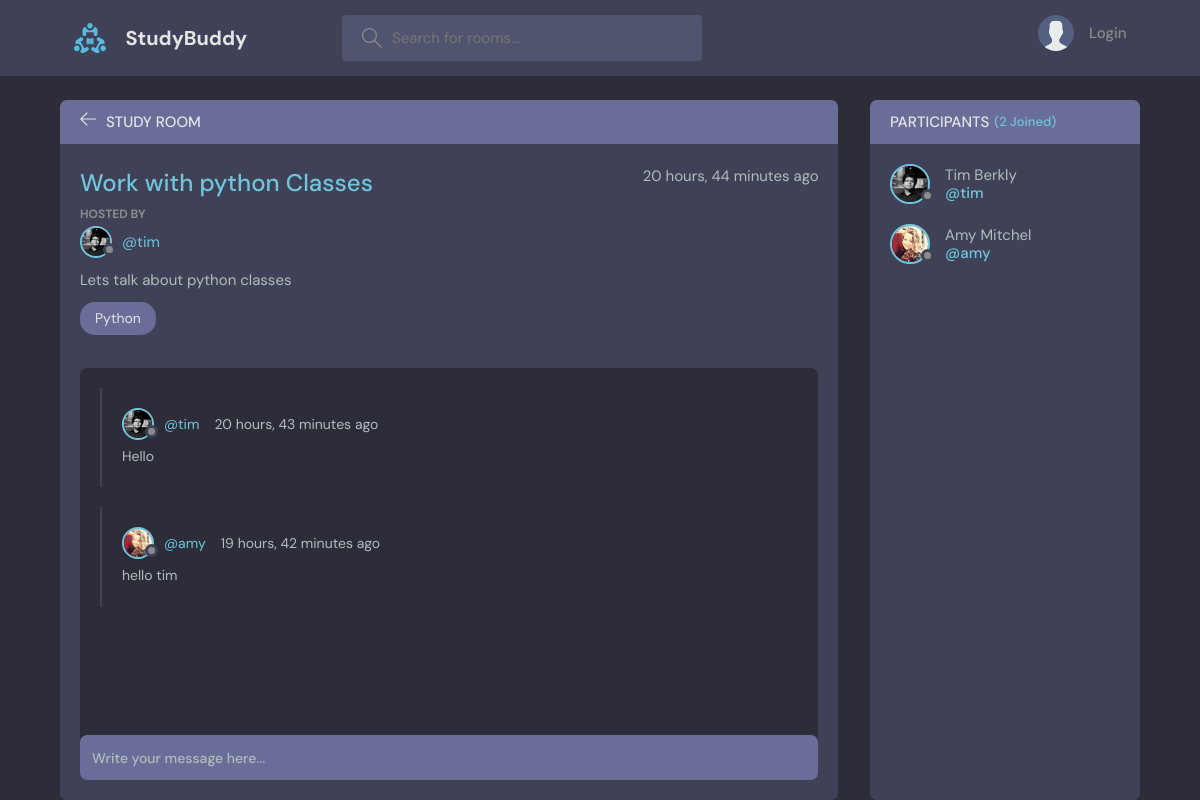
The page /rooms/2 on the database its author committed.
### Chat/models.py (models this page shows, shortened)
class Rooms(models.Model):
    topic = models.ForeignKey(Topics, on_delete=models.SET_NULL, null=True)
    host = models.ForeignKey(User, on_delete=models.SET_NULL, null=True)
    name = models.CharField(max_length=100, unique=True)
    description = models.TextField(null=True, blank=True)
    participants = models.ManyToManyField(User, related_name="participants", blank=True)
    created_at = models.DateTimeField(auto_now_add=True)
    updated_at = models.DateTimeField(auto_now=True)

class User(AbstractUser):
    name = models.CharField(max_length=200, blank=True)
    email = models.EmailField(max_length=254, unique=True)
    bio = models.TextField(null=True, blank=True)
    avatar = models.ImageField(null=True, blank=True, default="avatar.svg")
    USERNAME_FIELD = "email"
    REQUIRED_FIELDS = []

class Topics(models.Model):
    name = models.CharField(max_length=100, unique=True)
    def __str__(self):
        return self.name

class Message(models.Model):
    room = models.ForeignKey(Rooms, on_delete=models.CASCADE)
    user = models.ForeignKey(User, on_delete=models.CASCADE)
    content = models.TextField()
    created_at = models.DateTimeField(auto_now_add=True)
    updated_at = models.DateTimeField(auto_now=True)

### Chat/views.py (the view, shortened to what this page needs)
# urls.py: path("rooms/<str:id>", views.singleRoomView, name="room"),
def singleRoomView(request, id):
    room = Rooms.objects.get(id=id)
    room_messages = room.message_set.all().order_by("created_at")
    room_participants = room.participants.all()
    return render(
        request,
        "chat/single_room.html",
        {
            "room": room,
            "room_messages": room_messages,
            "room_participants": room_participants,
        },
    )

### Chat/templates/chat/single_room.html (shortened to what this page needs)
{% extends 'base.html' %}
{% block content %}
  <main class="profile-page layout layout--2">
    <div class="container">
      <div class="room">
        <div class="room__top">
          <div class="room__topLeft">
            <a href={% url 'home' %}>
              <svg version="1.1" xmlns="http://www.w3.org/2000/svg" width="32" height="32" viewBox="0 0 32 32">
                <title>arrow-left</title>
                <path
                  d="M13.723 2.286l-13.723 13.714 13.719 13.714 1.616-1.611-10.96-10.96h27.625v-2.286h-27.625l10.965-10.965-1.616-1.607z"
                ></path>
              </svg>
            <h3>Study Room</h3>
          </div>
        </div>
        <div class="room__box scroll">
          <div class="room__header scroll">
            <div class="room__info">
              <h3>{{room.name}}</h3>
              <span>{{room.created_at | timesince }} ago</span>
            </div>
            <div class="room__hosted">
              <p>Hosted By</p>
              <a href='{% url "profile" room.host.id %}' class="room__author">
                <div class="avatar avatar--small">
                  <img src="{{room.host.avatar.url}}" />
                </div>
                <span>@{{ room.host.username }}</span>
              </a>
            </div>
            <div class="room__details">
              {{room.description}}
            </div>
            <span class="room__topics">{{room.topic}}</span>
          </div>
          <div class="room__conversation">
            <div class="threads scroll">
              {% for message in room_messages %}
                <div class="thread">
                  <div class="thread__top">
                    <div class="thread__author">
                      <a href='{% url "profile" message.user.id %}' class="thread__authorInfo">
                        <div class="avatar avatar--small">
                          <img src="{{message.user.avatar.url}}" />
                        </div>
                        <span>@{{message.user.username}}</span>
                      </a>
                      <span class="thread__date">{{message.created_at | timesince }} ago</span>
                    </div>
                  </div>
                  <div class="thread__details">
                    {{message.content}}
                  </div>
                </div>
              {% endfor %}
            </div>
          </div>
        </div>
        <div class="room__message">
          <form method="POST" action="#">
            <input name="content" type="text" placeholder="Write your message here..." />
          </form>
        </div>
      </div>
      <div class="participants">
        <h3 class="participants__top">Participants <span>({{ room_participants.count }} Joined)</span></h3>
        <div class="participants__list scroll">
          {% for participant in room_participants %}
            <a href="{% url 'profile' participant.id %}"
               class="participant">
              <div class="avatar avatar--medium">
                <img src="{{ participant.avatar.url }}" />
              </div>
              <p>
                {{ participant.name }}
                <span>@{{ participant.username }}</span>
              </p>
            </a>
          {% endfor %}
        </div>
      </div>
    </div>
  </main>
{% endblock %}

### rows shown on the page
Rooms: name "Work with python Classes", created_at "20 hours, 44 minutes", host.avatar (picture), host.username "tim", description "Lets talk about python classes", topic "Python"
Message: user.avatar (picture), user.username "tim", created_at "20 hours, 43 minutes", content "Hello"
Message: user.avatar (picture), user.username "amy", created_at "19 hours, 42 minutes", content "hello tim"
User: avatar (picture), name "Tim Berkly", username "tim"
User: avatar (picture), name "Amy Mitchel", username "amy"

### other values the page prints
{{ room_participants.count }} "2"
